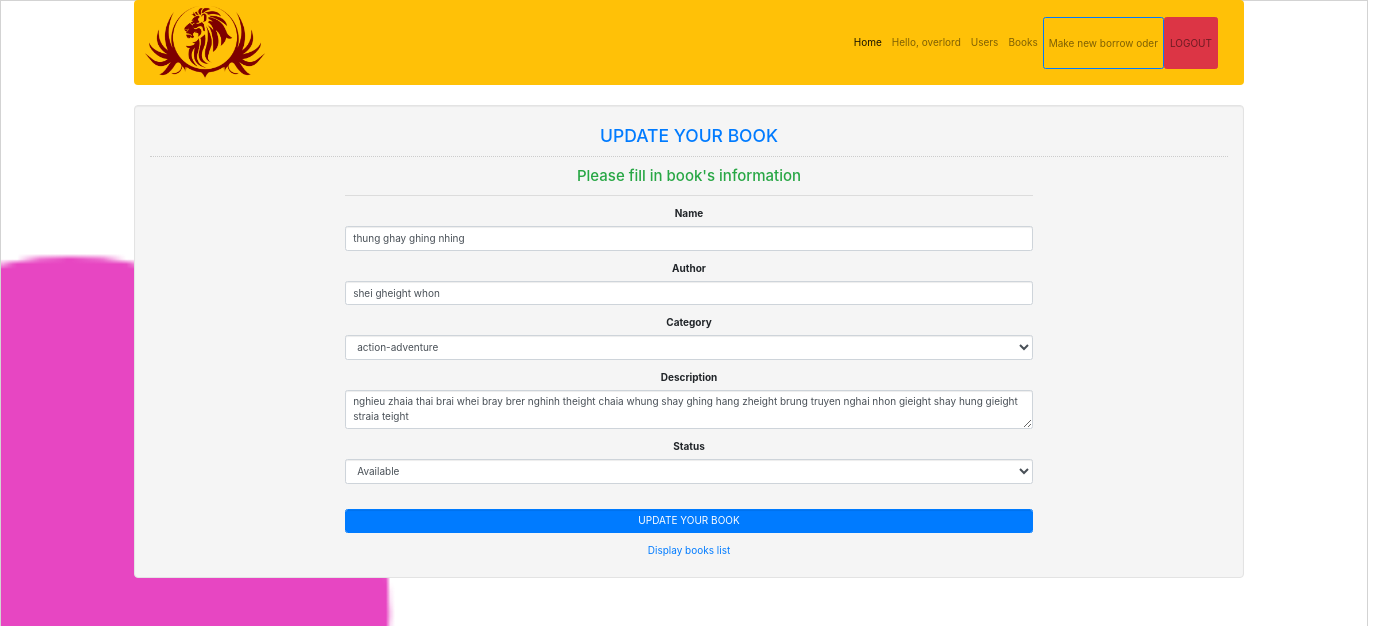
The page /view/book/updateForm.php?id=76 (signed in) on the database its author committed.
### tables this page shows
CREATE TABLE `books` (
  `id` int(11) NOT NULL,
  `name` varchar(255) NOT NULL,
  `author` varchar(255) NOT NULL,
  `category` varchar(255) NOT NULL,
  `cover` varchar(255) DEFAULT NULL,
  `description` varchar(255) NOT NULL,
  `status` int(11) NOT NULL
);

### view/book/updateForm.php (the view, shortened to what this page needs)
<?php
include '../../model/connection/conn.php';
$bookID = $_REQUEST['id'];
$sql = "SELECT * FROM books WHERE `id`='$bookID' ";
$stmt = $conn->query($sql);
$book = $stmt->fetch();
?>
<!DOCTYPE html>
<html lang="en">
<head>
    <link rel="stylesheet" type="text/css" href="../../css/bootstrap.css"/>
    <link href="../../css/style.css" rel="stylesheet">
    <link href="//maxcdn.bootstrapcdn.com/bootstrap/4.1.1/css/bootstrap.min.css" rel="stylesheet" id="bootstrap-css">
</head>
<body>
<?php include "../nav.php"; ?>
<div class="container" style="text-align: center">
    <div class="col-md-12 well" style="display: inline-block">
        <h3 class="text-primary">UPDATE YOUR BOOK</h3>
        <hr style="border-top:1px dotted #ccc;"/>
        <div class="col-md-2"></div>
        <div class="col-md-8">
            <form action="../../model/book/update.php?id=<?php echo $bookID ?>" method="POST">
                <h4 class="text-success">Please fill in book's information</h4>
                <hr style="border-top:1px groovy #000;">
                <div class="form-group">
                    <label>Name</label>
                    <input type="text" class="form-control" name="name" value="<?php echo $book['name'] ?>"/>
                </div>
                <div class="form-group">
                    <label>Author</label>
                    <input type="text" class="form-control" name="author" value="<?php echo $book['author'] ?>"/>
                </div>
                <div class="form-group">
                    <label for="exampleFormControlSelect1">Category</label><select name="category" class="form-control"
                                                                                   id="exampleFormControlSelect1">
                        <option value="<?php echo $book['category'] ?>"
                                selected><?php echo $book['category'] ?></option>
                    </select>
                </div>
                <div class="form-group">
                    <label>Description</label>
                    <textarea class="form-control" name="description"><?php echo $book['description'] ?></textarea>
                </div>
                <div class="form-group">
                    <label>Status</label>
                    <select name="status" class="form-control" id="exampleFormControlSelect1">
                        <option value="1" <?php if ($book['status'] == 1): ?>
                            selected
                        <?php endif ?>>Available
                        </option>
                    </select>
                </div>
                <br/>
                <div class="form-group">
                    <button class="btn btn-primary form-control" name="add">UPDATE YOUR BOOK</button>
                </div>
                <a href="display.php">Display books list</a>
            </form>
        </div>
    </div>
</div>
</body>
</html>

### rows shown on the page
books: name "thung ghay ghing nhing", author "shei gheight whon", category "action-adventure", description "nghieu zhaia thai brai whei bray brer nghinh theight chaia whung shay ghing hang zheight brung truyen nghai nhon gieight shay hung gieight straia teight", status "Available"

### other values the page prints
$_SESSION['user']['firstname'] "overlord"
